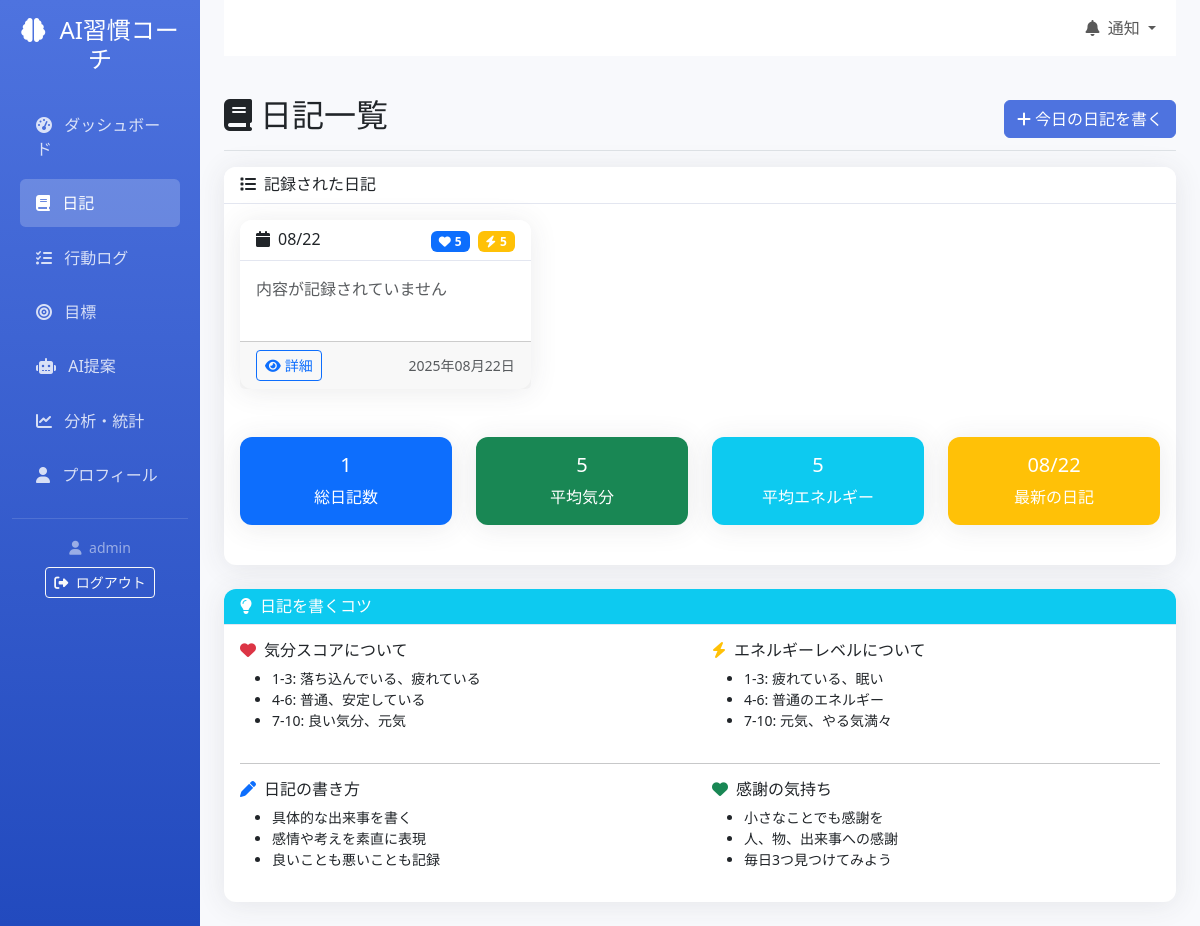
/diary/ (signed in), run on the app's committed database.
### myapp/models.py (models this page shows, shortened)
class DailyDiary(models.Model):
    user = models.ForeignKey(User, on_delete=models.CASCADE, verbose_name="ユーザー")  # 記録ユーザー
    date = models.DateField(default=timezone.now, verbose_name="日付")                 # 日付
    mood_score = models.IntegerField(choices=[(i, str(i)) for i in range(1, 11)], verbose_name="気分スコア")  # 1-10の気分
    energy_level = models.IntegerField(choices=[(i, str(i)) for i in range(1, 11)], verbose_name="エネルギーレベル")  # 1-10のエネルギー
    content = models.TextField(verbose_name="日記内容")                                # 日記本文
    gratitude = models.TextField(blank=True, verbose_name="感謝の気持ち")              # 感謝欄（任意）
    created_at = models.DateTimeField(auto_now_add=True, verbose_name="作成日時")      # 作成日時
    updated_at = models.DateTimeField(auto_now=True, verbose_name="更新日時")          # 更新日時
    class Meta:
        verbose_name = "日記"
        verbose_name_plural = "日記"
        unique_together = ['user', 'date']  # 1ユーザー1日1件

### myapp/views.py (the view)
# urls.py: path('diary/', views.diary_list, name='diary_list'),  # 日記一覧
@login_required
def diary_list(request):
    diaries = DailyDiary.objects.filter(
        user=request.user
    ).order_by('-date')
    return render(request, 'myapp/diary_list.html', {'diaries': diaries})

### myapp/templates/myapp/diary_list.html (shortened to what this page needs)
{% extends 'myapp/base.html' %}
{% block content %}
<div class="d-flex justify-content-between flex-wrap flex-md-nowrap align-items-center pt-3 pb-2 mb-3 border-bottom">
    <h1 class="h2">
        <i class="fas fa-book me-2"></i>日記一覧
    </h1>
    <div class="btn-toolbar mb-2 mb-md-0">
        <a href="{% url 'myapp:diary_create' %}" class="btn btn-primary">
            <i class="fas fa-plus me-1"></i>今日の日記を書く
        </a>
    </div>
</div>
<div class="card">
    <div class="card-header">
        <h6 class="mb-0">
            <i class="fas fa-list me-2"></i>記録された日記
        </h6>
    </div>
    <div class="card-body">
        {% if diaries %}
            <div class="row">
                {% for diary in diaries %}
                <div class="col-md-6 col-lg-4 mb-4">
                    <div class="card h-100">
                        <div class="card-header d-flex justify-content-between align-items-center">
                            <h6 class="mb-0">
                                <i class="fas fa-calendar me-2"></i>{{ diary.date|date:"m/d" }}
                            </h6>
                            <div>
                                <span class="badge bg-primary me-1">
                                    <i class="fas fa-heart me-1"></i>{{ diary.mood_score }}
                                </span>
                                <span class="badge bg-warning">
                                    <i class="fas fa-bolt me-1"></i>{{ diary.energy_level }}
                                </span>
                            </div>
                        </div>
                        <div class="card-body">
                            {% if diary.content %}
                                <p class="card-text">{{ diary.content|truncatechars:100 }}</p>
                            {% else %}
                                <p class="card-text text-muted">内容が記録されていません</p>
                            {% endif %}
                        </div>
                        <div class="card-footer">
                            <div class="d-flex justify-content-between align-items-center">
                                <a href="{% url 'myapp:diary_detail' diary.id %}" class="btn btn-outline-primary btn-sm">
                                    <i class="fas fa-eye me-1"></i>詳細
                                </a>
                                <small class="text-muted">
                                    {{ diary.date|date:"Y年m月d日" }}
                                </small>
                            </div>
                        </div>
                    </div>
                </div>
                {% endfor %}
            </div>
            <div class="row mt-4">
                <div class="col-md-3">
                    <div class="card bg-primary text-white">
                        <div class="card-body text-center">
                            <h5 class="card-title">{{ diaries.count }}</h5>
                            <p class="card-text">総日記数</p>
                        </div>
                    </div>
                </div>
                <div class="col-md-3">
                    <div class="card bg-success text-white">
                        <div class="card-body text-center">
                            <h5 class="card-title">
                                {% for diary in diaries %}
                                    {% if forloop.first %}
                                        {{ diary.mood_score }}
                                    {% endif %}
                                {% endfor %}
                            </h5>
                            <p class="card-text">平均気分</p>
                        </div>
                    </div>
                </div>
                <div class="col-md-3">
                    <div class="card bg-info text-white">
                        <div class="card-body text-center">
                            <h5 class="card-title">
                                {% for diary in diaries %}
                                    {% if forloop.first %}
                                        {{ diary.energy_level }}
                                    {% endif %}
                                {% endfor %}
                            </h5>
                            <p class="card-text">平均エネルギー</p>
                        </div>
                    </div>
                </div>
                <div class="col-md-3">
                    <div class="card bg-warning text-white">
                        <div class="card-body text-center">
                            <h5 class="card-title">
                                {% for diary in diaries %}
                                    {% if forloop.first %}
                                        {{ diary.date|date:"m/d" }}
                                    {% endif %}
                                {% endfor %}
                            </h5>
                            <p class="card-text">最新の日記</p>
                        </div>
                    </div>
                </div>
            </div>
        {% endif %}
    </div>
</div>
<div class="card mt-4">
    <div class="card-header bg-info text-white">
        <h6 class="mb-0">
            <i class="fas fa-lightbulb me-2"></i>日記を書くコツ
        </h6>
    </div>
    <div class="card-body">
        <div class="row">
            <div class="col-md-6">
                <h6><i class="fas fa-heart text-danger me-2"></i>気分スコアについて</h6>
                <ul class="small">
                    <li>1-3: 落ち込んでいる、疲れている</li>
                    <li>4-6: 普通、安定している</li>
                    <li>7-10: 良い気分、元気</li>
                </ul>
            </div>
            <div class="col-md-6">
                <h6><i class="fas fa-bolt text-warning me-2"></i>エネルギーレベルについて</h6>
                <ul class="small">
                    <li>1-3: 疲れている、眠い</li>
                    <li>4-6: 普通のエネルギー</li>
                    <li>7-10: 元気、やる気満々</li>
                </ul>
            </div>
        </div>
        <hr>
        <div class="row">
            <div class="col-md-6">
                <h6><i class="fas fa-pen text-primary me-2"></i>日記の書き方</h6>
                <ul class="small">
                    <li>具体的な出来事を書く</li>
                    <li>感情や考えを素直に表現</li>
                    <li>良いことも悪いことも記録</li>
                </ul>
            </div>
            <div class="col-md-6">
                <h6><i class="fas fa-heart text-success me-2"></i>感謝の気持ち</h6>
                <ul class="small">
                    <li>小さなことでも感謝を</li>
                    <li>人、物、出来事への感謝</li>
                    <li>毎日3つ見つけてみよう</li>
                </ul>
            </div>
        </div>
    </div>
</div>
{% endblock %}

### myapp/templates/myapp/base.html (shortened to what this page needs)
<!DOCTYPE html>
<html lang="ja">
<head>
    <link href="https://cdn.jsdelivr.net/npm/bootstrap@5.3.0/dist/css/bootstrap.min.css" rel="stylesheet">
    <link rel="stylesheet" href="https://cdnjs.cloudflare.com/ajax/libs/font-awesome/6.4.0/css/all.min.css">
</head>
<body>
    <div class="container-fluid">
        <div class="row">
            <nav class="col-md-3 col-lg-2 d-md-block sidebar collapse">
                <div class="position-sticky pt-3">
                    <div class="text-center mb-4">
                        <h4 class="text-white">
                            <i class="fas fa-brain me-2"></i>
                            AI習慣コーチ
                        </h4>
                    </div>
                    <ul class="nav flex-column">
                        <li class="nav-item">
                            <a class="nav-link {% if request.resolver_match.url_name == 'dashboard' %}active{% endif %}" href="{% url 'myapp:dashboard' %}">
                                <i class="fas fa-tachometer-alt me-2"></i>
                                ダッシュボード
                            </a>
                        </li>
                        <li class="nav-item">
                            <a class="nav-link {% if 'diary' in request.resolver_match.url_name %}active{% endif %}" href="{% url 'myapp:diary_list' %}">
                                <i class="fas fa-book me-2"></i>
                                日記
                            </a>
                        </li>
                        <li class="nav-item">
                            <a class="nav-link {% if 'action' in request.resolver_match.url_name %}active{% endif %}" href="{% url 'myapp:action_log_list' %}">
                                <i class="fas fa-list-check me-2"></i>
                                行動ログ
                            </a>
                        </li>
                        <li class="nav-item">
                            <a class="nav-link {% if 'goal' in request.resolver_match.url_name %}active{% endif %}" href="{% url 'myapp:goal_list' %}">
                                <i class="fas fa-bullseye me-2"></i>
                                目標
                            </a>
                        </li>
                        <li class="nav-item">
                            <a class="nav-link {% if 'ai' in request.resolver_match.url_name %}active{% endif %}" href="{% url 'myapp:ai_recommendations' %}">
                                <i class="fas fa-robot me-2"></i>
                                AI提案
                            </a>
                        </li>
                        <li class="nav-item">
                            <a class="nav-link {% if request.resolver_match.url_name == 'analytics' %}active{% endif %}" href="{% url 'myapp:analytics' %}">
                                <i class="fas fa-chart-line me-2"></i>
                                分析・統計
                            </a>
                        </li>
                        <li class="nav-item">
                            <a class="nav-link {% if request.resolver_match.url_name == 'profile' %}active{% endif %}" href="{% url 'myapp:profile' %}">
                                <i class="fas fa-user me-2"></i>
                                プロフィール
                            </a>
                        </li>
                    </ul>
                    <hr class="text-white-50">
                    <div class="text-center">
                        <small class="text-white-50">
                            <i class="fas fa-user me-1"></i>
                            {{ user.username }}
                        </small>
                        <br>
                        <a href="{% url 'logout' %}" class="btn btn-outline-light btn-sm mt-2">
                            <i class="fas fa-sign-out-alt me-1"></i>
                            ログアウト
                        </a>
                    </div>
                </div>
            </nav>
            <main class="col-md-9 ms-sm-auto col-lg-10 px-md-4 main-content">
                <nav class="navbar navbar-expand-lg navbar-light bg-white mb-4">
                    <div class="container-fluid">
                        <div class="navbar-nav ms-auto">
                            <div class="nav-item dropdown">
                                <a class="nav-link dropdown-toggle" href="#" role="button" data-bs-toggle="dropdown">
                                    <i class="fas fa-bell me-1"></i>
                                    通知
                                </a>
                            </div>
                        </div>
                    </div>
                </nav>
                {% block content %}{% endblock %}
            </main>
        </div>
    </div>
</body>
</html>

### myapp/templates/myapp/base.html (style rules this page uses)
:root { --primary-color: #4e73df; --secondary-color: #858796; --success-color: #1cc88a; --info-color: #36b9cc; --warning-color: #f6c23e; --danger-color: #e74a3b; }
.sidebar { min-height: 100vh; background: linear-gradient(180deg, var(--primary-color) 0%, #224abe 100%); box-shadow: 0 0.15rem 1.75rem 0 rgba(58, 59, 69, 0.15); }
.sidebar .nav-link { color: rgba(255, 255, 255, 0.8); padding: 0.75rem 1rem; border-radius: 0.35rem; margin: 0.2rem 0.5rem; transition: all 0.2s; }
.sidebar .nav-link.active { color: #fff; background-color: rgba(255, 255, 255, 0.2); }
.main-content { background-color: #f8f9fc; min-height: 100vh; }
.card { border: none; border-radius: 0.75rem; box-shadow: 0 0.15rem 1.75rem 0 rgba(58, 59, 69, 0.1); margin-bottom: 1.5rem; }
.card-header { background-color: #fff; border-bottom: 1px solid #e3e6f0; border-radius: 0.75rem 0.75rem 0 0 !important; font-weight: 600; }
.btn-primary { background-color: var(--primary-color); border-color: var(--primary-color); }

### data on the page
DailyDiary: date "08/22", mood_score "5", energy_level "5", content "内容が記録されていません", date "2025年08月22日"

### other printed values
{{ user.username }} "admin"
{{ diaries.count }} "1"
